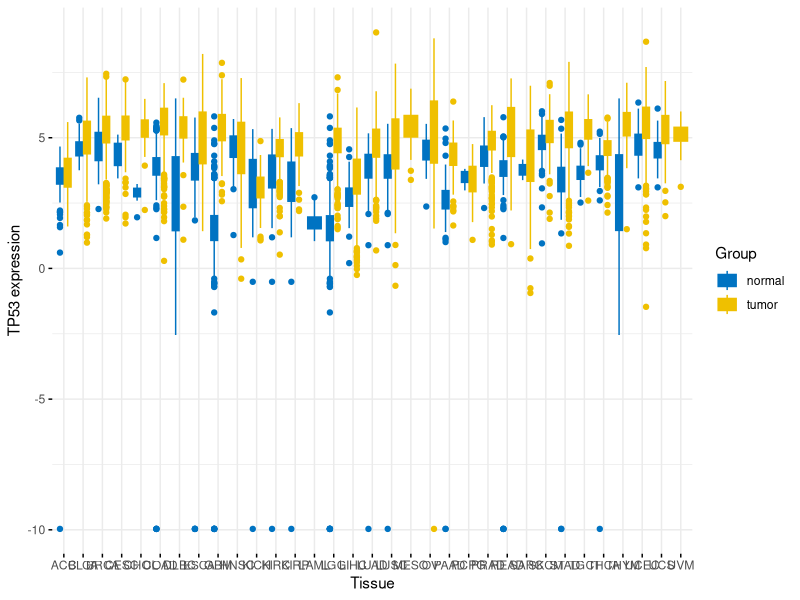

This figure's R source: (Note: this script raises an error after producing the figure.)
library(ggplot2)
library(ggpubr)
library(RColorBrewer)



rm(list = ls())
options(stringsAsFactors = FALSE) 

exp <- read.table("expression.txt",header=T,sep='\t')

ylabname <- paste("TP53", "expression")
colnames(exp) <- c("Tissue", "Group", "Gene")

p1 <- ggboxplot(exp, x = "Tissue", y = "Gene", fill = 'Group',
                ylab = ylabname,
                color = "Group", 
                palette = "jco",
                ggtheme = theme_minimal())


comp<- compare_means(Gene ~ Group, group.by = "Tissue", data = exp,
                         method = "wilcox.test", 
                         p.adjust.method = "holm")

### pdf version
ggsave("figure/pancancer_TP53Plot.pdf", width = 14, height = 5)

### png version
#png("figure/pancancer_TP53Plot.png", width = 465, height = 225, units='mm', res = 300)

p2 <- p1 + 
  stat_pvalue_manual(comp, x = "Tissue", y.position = 15,
                     label = "p.signif", position = position_dodge(0.8))
p2
#dev.off()



